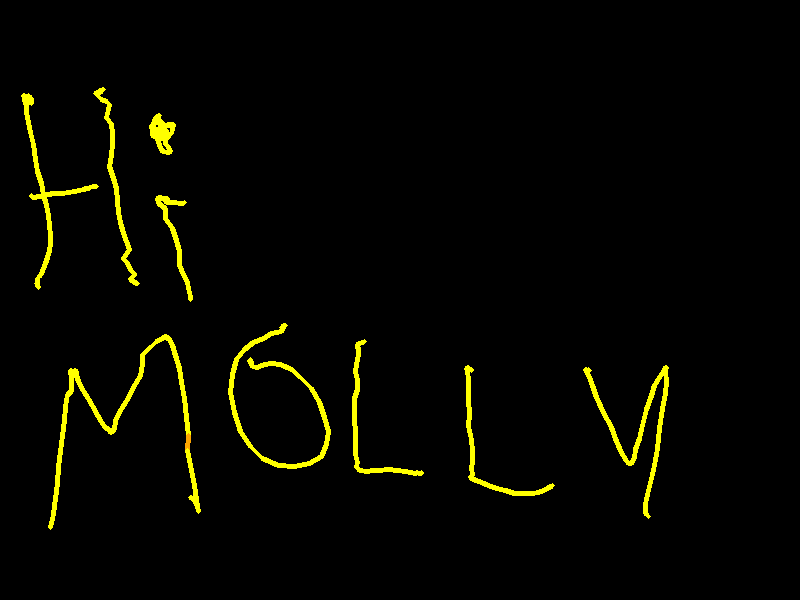
#> input picture images/image_20251208_230749.png, 800 x 600 px, given in place of the camera
$ python freeform_mode_whiteboard.py
#> lines starting #> are read from the running program, lines starting #| are printed output that depends on the picture; after the words box and inside, x2 and y2 are one past the last pixel; in counts of white or black regions, pixels touching at a corner belong together
"""
Interactive Whiteboard — Dynamic Surface Version (Freeform Mode)
Authors: Mallory Pitts & Molly Myers
CSC 391 - Computer Vision

A flexible whiteboard system with dynamic or frozen surface modes.
Features:
    - Adaptive surface tracking (brightest region)
    - Crayola-style color detection
    - Smooth drawing, pause mode, clear
    - Dual screenshot saving (camera + canvas)
Best for casual “draw anywhere” use, with more flexibility than the static version.
"""

import cv2
import numpy as np
import os
from datetime import datetime

# Order points in a consistent way
# [12 lines left out: function order_points, not called in this run]

def find_surface(frame, min_area_ratio=0.005):
    """
    Try to find the brightest, reasonably large planar region in the frame.
    This is called every frame in dynamic mode, or just once in frozen mode.
    """
    gray = cv2.cvtColor(frame, cv2.COLOR_BGR2GRAY)
    blur = cv2.GaussianBlur(gray, (5, 5), 0)

    _, thresh = cv2.threshold(
        blur, 0, 255, cv2.THRESH_BINARY + cv2.THRESH_OTSU
    )

    # If the bright area is the background instead of the paper,
    # invert so the paper-like region is white on black.
    if np.mean(thresh) > 127:
        thresh = 255 - thresh

    # Clean up noise
    kernel = np.ones((5, 5), np.uint8)
    thresh = cv2.morphologyEx(thresh, cv2.MORPH_CLOSE, kernel, iterations=2)
    thresh = cv2.morphologyEx(thresh, cv2.MORPH_OPEN, kernel, iterations=1)

    # Find contours
    contours, _ = cv2.findContours(
        thresh, cv2.RETR_EXTERNAL, cv2.CHAIN_APPROX_SIMPLE
    )

    if not contours:
        return None

    h, w = gray.shape[:2]
    min_area = min_area_ratio * w * h

    # Pick largest bright blob
    cnt = max(contours, key=cv2.contourArea)
    area = cv2.contourArea(cnt)
    if area < min_area:
        return None

    # Try to approximate as a 4-corner polygon
    peri = cv2.arcLength(cnt, True)
    approx = cv2.approxPolyDP(cnt, 0.02 * peri, True)

    if len(approx) == 4 and cv2.isContourConvex(approx):
        pts = approx.reshape(4, 2).astype("float32")
        return order_points(pts)
    else:
        # Fallback: axis-aligned bounding box of that bright region
        x, y, bw, bh = cv2.boundingRect(cnt)
        pts = np.array([
            [x,         y        ],
            [x + bw,    y        ],
            [x + bw,    y + bh   ],
            [x,         y + bh   ]
        ], dtype="float32")
        return order_points(pts)

def classify_crayola_color(h, s, v):
    """
    Map HSV values to an approximate Crayola-like color.
    Uses mostly hue; assumes input pixels are already filtered
    to be reasonably saturated & bright.
    """

    # Very low saturation but bright-ish -> gray
    if s < 40 and v > 80:
        return "gray", (128, 128, 128)

    # Pretty dark overall -> treat as brown-ish
    if v < 60:
        return "brown", (42, 42, 165)

    # Red region (wrap-around)
    if h < 10 or h >= 170:
        return "red", (0, 0, 255)

    # Orange / brown region
    if 10 <= h < 22:
        return "orange", (0, 165, 255)

    # Yellow
    if 22 <= h < 35:
        return "yellow", (0, 255, 255)

    # Yellow-green / lime
    if 35 <= h < 50:
        return "yellow-green", (50, 255, 50)

    # Green
    if 50 <= h < 85:
        return "green", (0, 200, 0)

    # Blue-green / teal
    if 85 <= h < 100:
        return "blue-green", (200, 200, 0)

    # Blue
    if 100 <= h < 130:
        return "blue", (255, 0, 0)

    # Purple / violet
    if 130 <= h < 155:
        return "purple", (255, 0, 255)

    # Magenta-ish
    if 155 <= h < 170:
        return "magenta", (255, 0, 200)

    # Fallback
    return "red", (0, 0, 255)


def find_marker_center(frame, board_mask=None):
    """
    Detect marker tip INSIDE the board region in the original camera frame.
    We ONLY look for colorful (high-sat, not-dark) pixels (no black detection).
    Returns: center, color_bgr, color_name
    """
    hsv = cv2.cvtColor(frame, cv2.COLOR_BGR2HSV)
    h_img, w_img = hsv.shape[:2]

    if board_mask is None:
        board_mask = np.ones((h_img, w_img), dtype=np.uint8) * 255

    s_channel = hsv[:, :, 1]
    v_channel = hsv[:, :, 2]

    # Estimate background brightness from low-saturation pixels inside board
    paper_mask = (board_mask > 0) & (s_channel < 30)
    paper_vals = v_channel[paper_mask]
    if paper_vals.size > 0:
        paper_v = float(np.mean(paper_vals))
    else:
        paper_v = 180.0

    # Colorful marker mask: high-ish sat, not super dark
    v_color_thresh = int(max(60, 0.4 * paper_v))
    lower_color = np.array([0, 90, v_color_thresh])   # stricter saturation/value
    upper_color = np.array([179, 255, 255])
    mask_color = cv2.inRange(hsv, lower_color, upper_color)

    # Restrict to board
    mask_all = cv2.bitwise_and(mask_color, board_mask)

    # Clean up
    mask_all = cv2.GaussianBlur(mask_all, (7, 7), 0)
    kernel = np.ones((7, 7), np.uint8)
    mask_all = cv2.morphologyEx(mask_all, cv2.MORPH_OPEN, kernel, iterations=2)
    mask_all = cv2.morphologyEx(mask_all, cv2.MORPH_CLOSE, kernel, iterations=1)

    # Find contours of marker region
    contours, _ = cv2.findContours(
        mask_all, cv2.RETR_EXTERNAL, cv2.CHAIN_APPROX_SIMPLE
    )
    if not contours:
        return None, None, None

    cnt = max(contours, key=cv2.contourArea)
    if cv2.contourArea(cnt) < 200:
        return None, None, None

    # Center from min enclosing circle
    (x, y), radius = cv2.minEnclosingCircle(cnt)
    center = (int(x), int(y))

    # Centroid for sampling color
    M = cv2.moments(cnt)
    if M["m00"] != 0:
        cx = int(M["m10"] / M["m00"])
        cy = int(M["m01"] / M["m00"])
    else:
        cx, cy = center

    cx = max(0, min(w_img - 1, cx))
    cy = max(0, min(h_img - 1, cy))

    h_val, s_val, v_val = hsv[cy, cx]
    color_name, color_bgr = classify_crayola_color(
        int(h_val), int(s_val), int(v_val)
    )

    return center, color_bgr, color_name


# [16 lines left out: function save_screenshots, not called in this run]


def main():
    CANVAS_W = 800
    CANVAS_H = 600

    # top-down drawing canvas
    canvas = np.zeros((CANVAS_H, CANVAS_W, 3), dtype=np.uint8)
    prev_canvas_pt = None
    smoothed_canvas_pt = None  # for exponential smoothing

    cap = cv2.VideoCapture(0)
    if not cap.isOpened():
        print("Error: Could not open camera.")
        return

    # pen pause toggle
    pen_paused = False
    # surface mode toggle: True = dynamic (update every frame), False = frozen
    dynamic_surface = True

    surface_pts = None
    using_fallback = False
    last_color_name = "none"

    # Print menu of controls
    print("Controls:")
    print("  q / ESC : quit")
    print("  c       : clear canvas")
    print("  s       : save screenshots (camera + canvas) to ./iwb_screenshots")
    print("  SPACE   : toggle pen pause (no drawing when PAUSED)")
    print("  m       : toggle surface mode (DYNAMIC <-> FROZEN)")
    print("  r       : re-detect surface (in FROZEN mode sets surface to None)\n")

    # Main loop for processing frames
    while True:
        ret, frame = cap.read()
#> frame is the input picture: shape (600, 800, 3); mean B, G, R 0, 6.5, 6.5
        if not ret:
            print("Error: Could not read frame from camera.")
            break

        frame = cv2.flip(frame, 1)
        h, w = frame.shape[:2]

        # Surface detection:
        # - In dynamic mode: update every frame
        # - In frozen mode: only detect if we don't have surface_pts yet
        if dynamic_surface or surface_pts is None:
            detected_pts = find_surface(frame, min_area_ratio=0.02)
#> in find_surface, `_, thresh = cv2.threshold( blur, 0, 255, cv2.THRESH_BINARY + cv2.THRES..`:
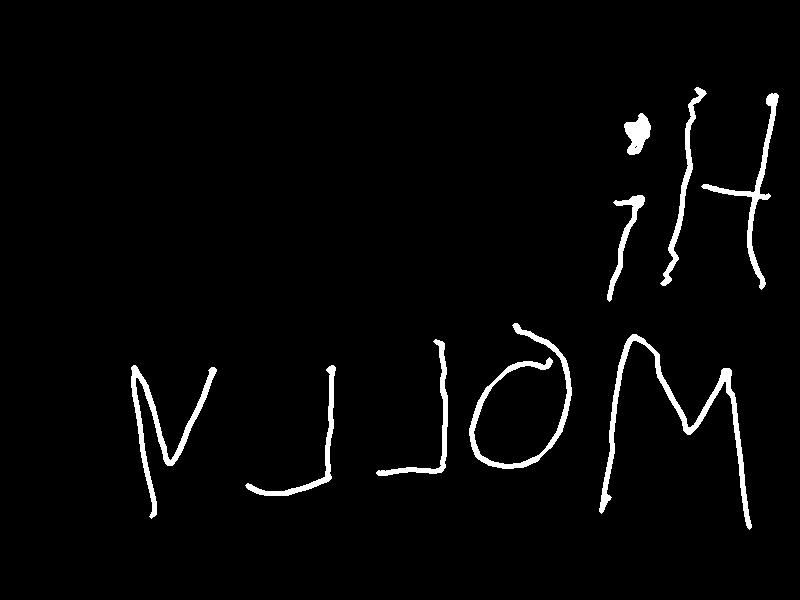
#> thresh: shape (600, 800); 2.7% white; 9 white regions, largest, box (x1, y1, x2, y2) and area: (599, 334, 752, 530) 2883, (469, 323, 572, 469) 2063, (131, 365, 217, 519) 1972
#> in find_surface, `thresh = cv2.morphologyEx(thresh, cv2.MORPH_OPEN, kernel, iterations=1)`:
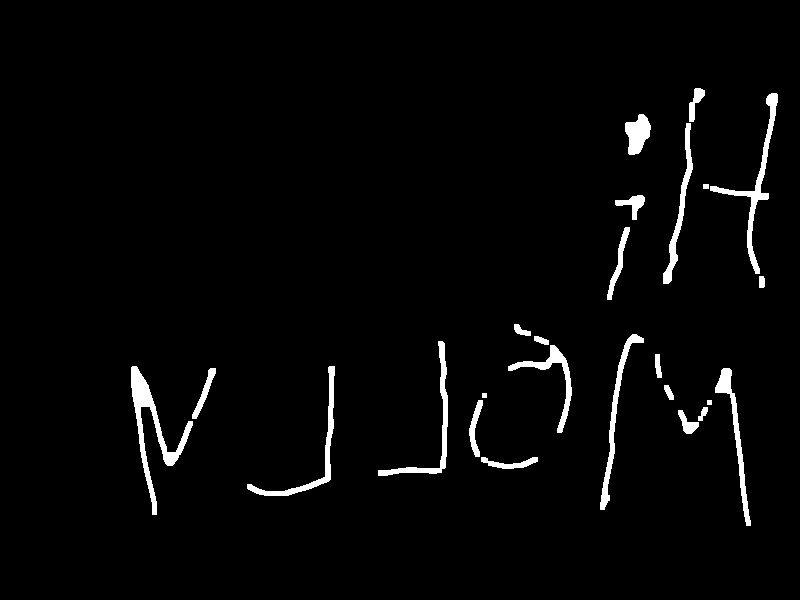
#> thresh: shape (600, 800); 2.7% white; 25 white regions
#> in find_surface, `contours, _ = cv2.findContours( thresh, cv2.RETR_EXTERNAL, cv2.CHAIN_A..`: contours = 25 contours, 2 with area under 20; largest, box (x1, y1, x2, y2) and area: (131, 366, 193, 515) 1589, (710, 93, 778, 274) 1144, (247, 366, 335, 496) 884, (600, 334, 644, 510) 870, (715, 368, 751, 526) 848
#> in find_surface, `cnt = max(contours, key=cv2.contourArea)`: cnt = contour of 229 points, box (x1, y1, x2, y2) (131, 366, 193, 515), area 1589
#> in find_surface, `area = cv2.contourArea(cnt)`: area = 1589

            if detected_pts is None:
                surface_pts = np.array([
                    [0, 0],
                    [w - 1, 0],
                    [w - 1, h - 1],
                    [0, h - 1]
                ], dtype="float32")
                using_fallback = True
            else:
                surface_pts = detected_pts
                using_fallback = False

        # Homographies
        dst_pts = np.array([
            [0, 0],
            [CANVAS_W - 1, 0],
            [CANVAS_W - 1, CANVAS_H - 1],
            [0, CANVAS_H - 1]
        ], dtype="float32")

        H, _ = cv2.findHomography(surface_pts, dst_pts)
        H_inv, _ = cv2.findHomography(dst_pts, surface_pts)

        # Board mask for marker detection
        board_mask = np.zeros((h, w), dtype=np.uint8)
        cv2.fillPoly(board_mask, [surface_pts.astype(np.int32)], 255)
#> board_mask: shape (600, 800); every value is 255

        # Marker detection (with Crayola colors!)
        marker_center, marker_color, color_name = find_marker_center(
            frame, board_mask=board_mask
        )
#> in find_marker_center, `paper_mask = (board_mask > 0) & (s_channel < 30)`:
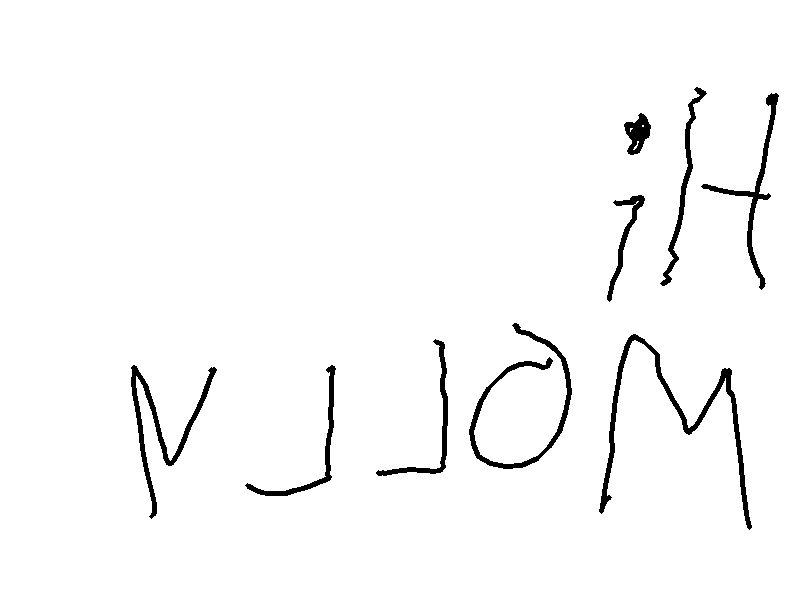
#> paper_mask: shape (600, 800) bool; 97.5% white; 9 black regions
#> in find_marker_center, `paper_v = float(np.mean(paper_vals))`: paper_v = 0
#> in find_marker_center, `v_color_thresh = int(max(60, 0.4 * paper_v))`: v_color_thresh = 60
#> in find_marker_center, `lower_color = np.array([0, 90, v_color_thresh])`: lower_color = [0, 90, 60]
#> in find_marker_center, `mask_all = cv2.morphologyEx(mask_all, cv2.MORPH_OPEN, kernel, iteratio..`:
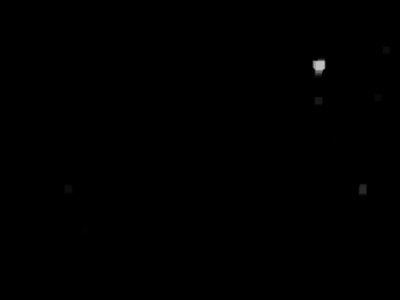
#> mask_all: shape (600, 800) (shown at 1/2 size); min 0, max 191, mean 0.2
#> in find_marker_center, `contours, _ = cv2.findContours( mask_all, cv2.RETR_EXTERNAL, cv2.CHAIN..`: contours = 8 contours; box (x1, y1, x2, y2) and area: (623, 113, 653, 157) 973, (715, 366, 734, 393) 433, (128, 368, 148, 390) 362, (628, 193, 646, 211) 279, (765, 92, 780, 109) 222, (749, 188, 763, 203) 182, (163, 453, 177, 467) 169, (660, 271, 673, 285) 156
#> in find_marker_center, `cnt = max(contours, key=cv2.contourArea)`: cnt = contour of 34 points, box (x1, y1, x2, y2) (623, 113, 653, 157), area 973
#> in find_marker_center, `(x, y), radius = cv2.minEnclosingCircle(cnt)`: x = 636.5; y = 134.5; radius = 23.93
#> in find_marker_center, `center = (int(x), int(y))`: center = (636, 134)
#> in find_marker_center, `M = cv2.moments(cnt)`: M = moments, m00 973, centre m10/m00, m01/m00 = (637.3, 133.7)
#> in find_marker_center, `cx = int(M["m10"] / M["m00"])`: cx = 637
#> in find_marker_center, `cy = int(M["m01"] / M["m00"])`: cy = 133
#> in find_marker_center, `h_val, s_val, v_val = hsv[cy, cx]`: h_val = 30; s_val = 255
#> in find_marker_center, `color_name, color_bgr = classify_crayola_color( int(h_val), int(s_val)..`: color_name = 'yellow'; color_bgr = (0, 255, 255)
#> marker_center = (636, 134); marker_color = (0, 255, 255); color_name = 'yellow'

        # Drawing logic
        if marker_center is None:
            prev_canvas_pt = None
            smoothed_canvas_pt = None
            color_name_display = last_color_name
        else:
            last_color_name = color_name
#> last_color_name = 'yellow'
            color_name_display = color_name
#> color_name_display = 'yellow'

            # Draw on canvas ONLY if not paused
            if H is not None and not pen_paused:
                pts = np.array([[marker_center]], dtype="float32")
#> pts = [[636, 134]]
                projected = cv2.perspectiveTransform(pts, H)[0][0]
#> projected = [636, 134]
                u_raw, v_raw = projected[0], projected[1]
#> u_raw = 636; v_raw = 134

                if 0 <= u_raw < CANVAS_W and 0 <= v_raw < CANVAS_H:
                    alpha = 0.3  # smoothing factor

                    if smoothed_canvas_pt is None:
                        sm_u, sm_v = u_raw, v_raw
#> sm_u = 636; sm_v = 134
                    else:
                        prev_u, prev_v = smoothed_canvas_pt
                        sm_u = (1 - alpha) * prev_u + alpha * u_raw
                        sm_v = (1 - alpha) * prev_v + alpha * v_raw

                    u, v = int(sm_u), int(sm_v)
#> u = 636; v = 134
                    smoothed_canvas_pt = (sm_u, sm_v)
#> smoothed_canvas_pt = (636, 134)

                    if prev_canvas_pt is not None:
                        cv2.line(canvas, prev_canvas_pt, (u, v),
                                 marker_color, thickness=4)
                    prev_canvas_pt = (u, v)
#> prev_canvas_pt = (636, 134)
                else:
                    prev_canvas_pt = None
                    smoothed_canvas_pt = None
            else:
                prev_canvas_pt = None
                smoothed_canvas_pt = None

        # Warp the canvas back onto the camera view
        if H_inv is not None:
            overlay = cv2.warpPerspective(canvas, H_inv, (w, h))
#> canvas: shape (600, 800, 3); every value is 0

            overlay_gray = cv2.cvtColor(overlay, cv2.COLOR_BGR2GRAY)
            _, mask_overlay = cv2.threshold(overlay_gray, 10, 255,
                                            cv2.THRESH_BINARY)
#> overlay_gray: shape (600, 800); every value is 0
            mask_overlay_inv = cv2.bitwise_not(mask_overlay)

            frame_bg = cv2.bitwise_and(frame, frame, mask=mask_overlay_inv)
            drawing_fg = cv2.bitwise_and(overlay, overlay, mask=mask_overlay)

            frame_with_drawing = cv2.add(frame_bg, drawing_fg)
        else:
            frame_with_drawing = frame.copy()

        # Outline the surface
        outline_color = (0, 255, 0) if not using_fallback else (0, 165, 255)
        cv2.polylines(
            frame_with_drawing,
            [surface_pts.astype(np.int32)],
            isClosed=True,
            color=outline_color,
            thickness=2
        )

        # Show marker dot
        if marker_center is not None and marker_color is not None:
            cv2.circle(frame_with_drawing, marker_center, 7, marker_color, -1)
#> frame_with_drawing: shape (600, 800, 3); mean B, G, R 0, 8.4, 9.4

        # Status text: mode + color + surface mode
        mode_text = "PAUSED" if pen_paused else "DRAWING"
        surface_mode_text = "DYNAMIC" if dynamic_surface else "FROZEN"

        cv2.putText(
            frame_with_drawing,
            f"Mode: {mode_text} | Color: {color_name_display} | Surface: {surface_mode_text}",
            (10, 30),
            cv2.FONT_HERSHEY_SIMPLEX,
            0.6,
            (255, 255, 255),
            2,
            cv2.LINE_AA
        )
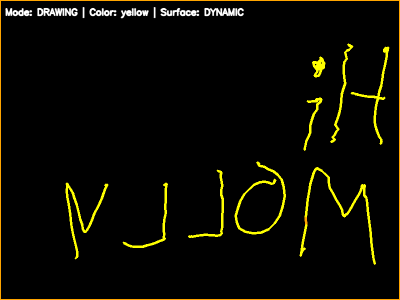
#> frame_with_drawing: shape (600, 800, 3) (shown at 1/2 size); mean B, G, R 2.1, 10.5, 11.5

        # Combined display
        disp_h, disp_w = 400, 600
        cam_disp = cv2.resize(frame_with_drawing, (disp_w, disp_h))
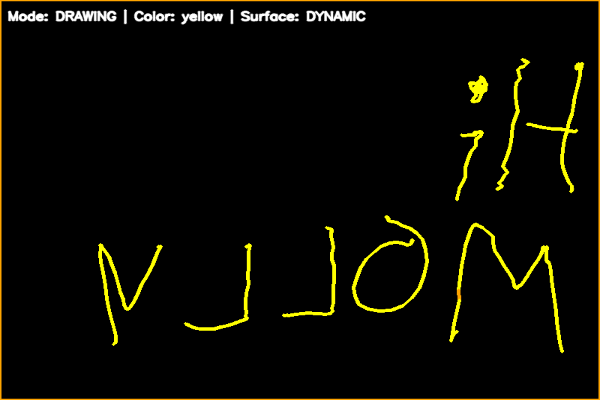
#> cam_disp: shape (400, 600, 3); mean B, G, R 2.1, 10.4, 11.4
        canvas_disp = cv2.resize(canvas, (disp_w, disp_h))

        combined = np.hstack((cam_disp, canvas_disp))
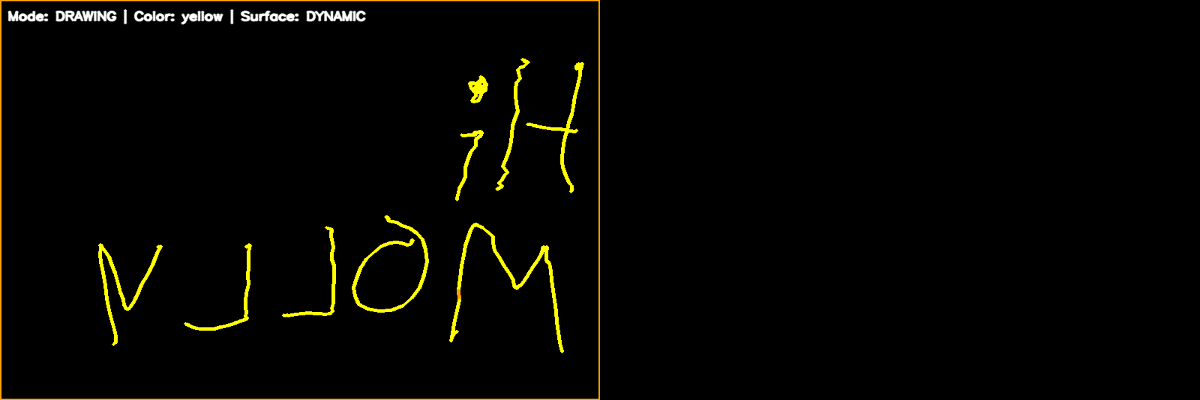
#> combined: shape (400, 1200, 3); mean B, G, R 1, 5.2, 5.7
        cv2.imshow("Interactive Whiteboard (Camera | Canvas)", combined)

        # Handle keypresses
        key = cv2.waitKey(1) & 0xFF
#> (key q is pressed here)
        if key == ord('q') or key == 27:
            break
        elif key == ord('c'):
            canvas[:] = 0
            prev_canvas_pt = None
            smoothed_canvas_pt = None
        elif key == ord('s'):
            # Save ORIGINAL camera view with overlay and the raw canvas
            save_screenshots(frame_with_drawing, canvas)
        elif key == 32:  # SPACE
            pen_paused = not pen_paused
            prev_canvas_pt = None
            smoothed_canvas_pt = None
            state = "PAUSED" if pen_paused else "DRAWING"
            print(f"[mode] Pen mode switched to: {state}")
        elif key == ord('m'):
            dynamic_surface = not dynamic_surface
            mode = "DYNAMIC" if dynamic_surface else "FROZEN"
            print(f"[surface] Surface mode switched to: {mode}")
        elif key == ord('r'):
            # Force re-detect surface next frame (only really meaningful in FROZEN mode)
            surface_pts = None
            print("[surface] Surface will be re-detected.")

    cap.release()
    cv2.destroyAllWindows()


if __name__ == "__main__":
    main()
